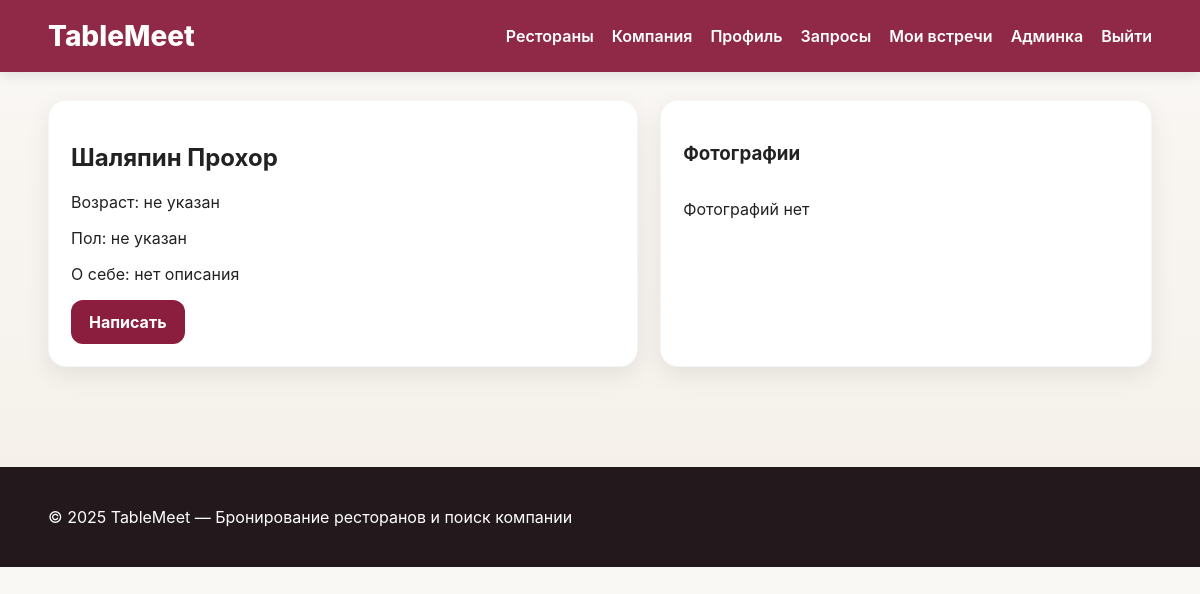
Page /user/2 (signed in) on the committed database.
### app/models.py (models this page shows)
class User(UserMixin, db.Model):
    id = db.Column(db.Integer, primary_key=True)
    name = db.Column(db.String(120), nullable=False)
    email = db.Column(db.String(120), unique=True, nullable=False)
    phone = db.Column(db.String(30))
    password_hash = db.Column(db.String(255), nullable=False)
    age = db.Column(db.Integer)
    gender = db.Column(db.String(20))
    about = db.Column(db.Text)
    avatar = db.Column(db.String(255))
    is_admin = db.Column(db.Boolean, default=False)
    bookings = db.relationship('Booking', backref='user', lazy=True, cascade='all, delete-orphan')
    profile_photos = db.relationship('UserPhoto', backref='user', lazy=True, cascade='all, delete-orphan')
    reviews = db.relationship('Review', backref='author', lazy=True, cascade='all, delete-orphan')
    likes = db.relationship('RestaurantLike', backref='user', lazy=True, cascade='all, delete-orphan')
    sent_requests = db.relationship(
        'CompanionRequest',
        foreign_keys='CompanionRequest.from_user_id',
        backref='from_user',
        lazy=True,
        cascade='all, delete-orphan'
    )
    received_requests = db.relationship(
        'CompanionRequest',
        foreign_keys='CompanionRequest.to_user_id',
        backref='to_user',
        lazy=True,
        cascade='all, delete-orphan'
    )
    sent_messages = db.relationship(
        'Message',
        foreign_keys='Message.sender_id',
        backref='sender',
        lazy=True,
        cascade='all, delete-orphan'
    )
    received_messages = db.relationship(
        'Message',
        foreign_keys='Message.receiver_id',
        backref='receiver',
        lazy=True,
        cascade='all, delete-orphan'
    )

### app/routes.py (the view)
@main.route('/user/<int:user_id>')
@login_required
def user_detail(user_id):
    user = User.query.get_or_404(user_id)
    return render_template('user_detail.html', user=user)

### app/models.py (called while the page is built)
@login_manager.user_loader
def load_user(user_id):
    return User.query.get(int(user_id))

### app/templates/user_detail.html (shortened to what this page needs)
{% extends 'base.html' %}
{% block content %}
<div class="profile-grid">
    <div class="card">
        <h2>{{ user.name }}</h2>
        <p>Возраст: {{ user.age or 'не указан' }}</p>
        <p>Пол: {{ user.gender or 'не указан' }}</p>
        <p>О себе: {{ user.about or 'нет описания' }}</p>
        {% if current_user.id != user.id %}
            <a class="btn" href="{{ url_for('main.chat', user_id=user.id) }}">Написать</a>
        {% endif %}
    </div>
    <div class="card">
        <h3>Фотографии</h3>
        <div class="gallery">
            {% for photo in user.profile_photos %}
            <div class="gallery-item">
                <img src="{{ url_for('static', filename='uploads/' + photo.filename) }}" alt="">
            </div>
            {% else %}
            <p>Фотографий нет</p>
            {% endfor %}
        </div>
    </div>
</div>
{% endblock %}

### app/static/style.css (style rules this page uses)
:root { --bg: #f8f6f2; --white: #ffffff; --text: #222222; --muted: #666666; --primary: #8b1e3f; --primary-dark: #6f1732; --accent: #d4a373; --danger: #c0392b; --shadow: 0 8px 24px rgba(0,0,0,0.08); --radius: 18px; }
* { box-sizing: border-box; }
body { margin: 0; font-family: Inter, Arial, sans-serif; background: linear-gradient(180deg, #faf8f5 0%, #f4efe8 100%); color: var(--text); }
.card { background: var(--white); border-radius: var(--radius); padding: 22px; box-shadow: var(--shadow); border: 1px solid rgba(0,0,0,0.04); }
.btn { display: inline-block; background: var(--primary); color: white; border: none; padding: 12px 18px; border-radius: 12px; text-decoration: none; font-weight: 700; cursor: pointer; }
.profile-grid, .restaurant-page { display: grid; grid-template-columns: 1.2fr 1fr; gap: 22px; }
.gallery { display: grid; grid-template-columns: repeat(auto-fit, minmax(130px, 1fr)); gap: 14px; }

### rows in the picture
User: name "Шаляпин Прохор", age "не указан", gender "не указан", about "нет описания"
